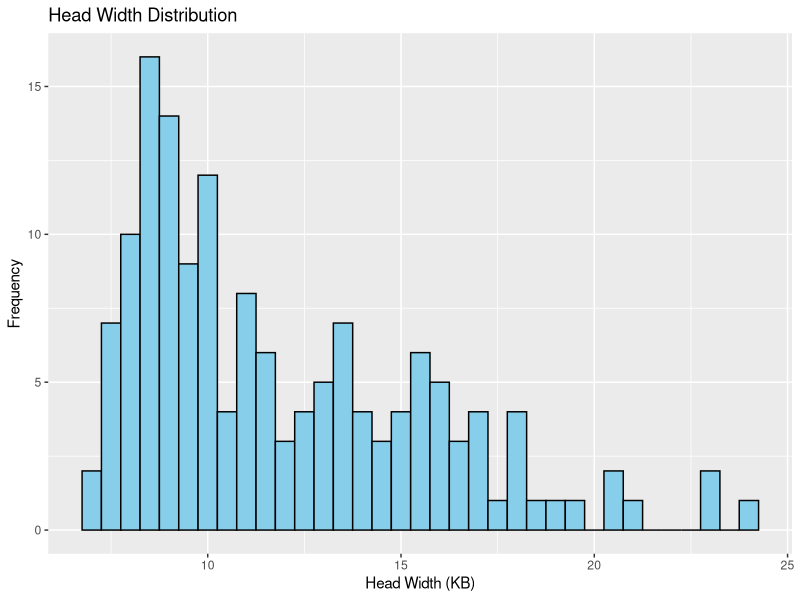

This chart was generated by the following R code:
## ---- chunk 1
library(tidyverse)
library(dplyr)
library(ggplot2)
library(psych)
## ---- chunk 2
lab <- read.table(file = "data/lucanus.csv", header = TRUE, fill = TRUE)

lab <- lab |>
  mutate(
      KB = as.numeric(gsub(",", ".", trimws(KB))),
      EL = as.numeric(gsub(",", ".", trimws(EL))),
      SEXO = as.factor(trimws(SEXO)),
      PROVINCIA = ifelse(trimws(PROVINCIA) == "", "Otras", trimws(PROVINCIA)),
      PROVINCIA = as.factor(trimws(PROVINCIA))
  )

summary(lab)
## ---- chunk 3
df <- lab |> 
  slice_sample(n = 150, replace = FALSE)
summary(df)
## ---- chunk 4
summary(df$KB)
## ---- chunk 5
  ggplot(df, aes(x = KB)) +
    geom_histogram(binwidth = 0.5, fill = "skyblue", color = "black") +
    labs(title = "Head Width Distribution",
         x = "Head Width (KB)",
         y = "Frequency")
